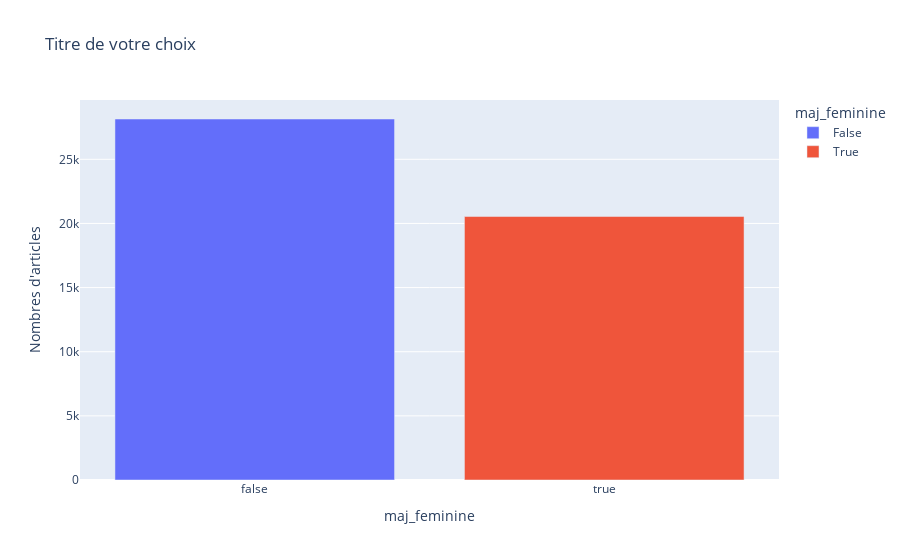

This figure's notebook cell:
### Markdown cell above
Vous venez de créer votre premier graphe! Remarquons que ce graphe est déjà en partie interactif : en passant la souris sur chaque barre, la figure nous spécifie le type xxx, ainsi que le nombre de xxx. Une autre fonctionnalité notable est que l'utilisateur.ice peu sauvegarder le graphe comme un `.png` (comme image statique) cliquant sur l'icône *appareil photo* qui apparaît lorsque notre souris se trouve dans le coin haut droit de l'image. Au même endroit on peut trouver des fonctions de zoom, defilement, changement d'échelle et réinitialiser la vue du graphe. Toutes ces fonctions seront disponible pour toutes les visualisations qui suivent.

En revanche, le graphe n'est pas des plus sympathiques, il manque de couleurs, d'un titre, de titres d'axes plus visibles. Il est possible de préciser ces informations dès le début, en donnant plus d'arguments à la fonction `.bar()`. Par exemple, grâce à l'argument `labels` nous pouvons changer le nom des axes et grâce à l'argument `color` on peut changer la couleur des barres selon une variable de notre jeu de donnée (ici nous utiliserons xxx comme pour l'axe x). Pour ajouter un titre, il suffit d'utiliser l'argument `title`.

### Code cell
# Créé un bar chart en utilisant la fonction .bar()
fig = px.bar(
    articles_par_maj_femmes,
    x="maj_feminine",
    y="size",
    title="Titre de votre choix",
    labels={"size": "Nombres d'articles"},

    # Notez que l'argument "color" prend une chaine de caractères se referant à 
    # la colonne "xxx" du jeu de donnée
    color="maj_feminine"
)

fig.show()

### Figure 1 — Plotly figure (JSON) as saved in the notebook; plotly's stock layout.template omitted (floating-point values rounded to 4 significant figures)
{"data": [{"alignmentgroup": "True", "hovertemplate": "maj_feminine=%{x}<br>Nombres d'articles=%{y}<extra></extra>", "legendgroup": "False", "marker": {"color": "#636efa", "pattern": {"shape": ""}}, "name": "False", "offsetgroup": "False", "orientation": "v", "showlegend": true, "textposition": "auto", "type": "bar", "x": [false], "xaxis": "x", "y": [28142], "yaxis": "y"}, {"alignmentgroup": "True", "hovertemplate": "maj_feminine=%{x}<br>Nombres d'articles=%{y}<extra></extra>", "legendgroup": "True", "marker": {"color": "#EF553B", "pattern": {"shape": ""}}, "name": "True", "offsetgroup": "True", "orientation": "v", "showlegend": true, "textposition": "auto", "type": "bar", "x": [true], "xaxis": "x", "y": [20539], "yaxis": "y"}], "layout": {"barmode": "relative", "legend": {"title": {"text": "maj_feminine"}, "tracegroupgap": 0}, "title": {"text": "Titre de votre choix"}, "xaxis": {"anchor": "y", "categoryarray": [false, true], "categoryorder": "array", "domain": [0, 1], "title": {"text": "maj_feminine"}}, "yaxis": {"anchor": "x", "domain": [0, 1], "title": {"text": "Nombres d'articles"}}}}
